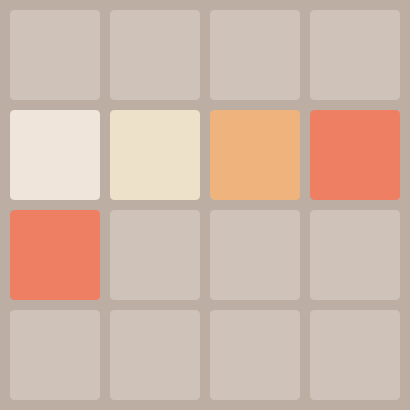
Frame 1 (no input)
Frame 60 (the mouse pressed at the canvas centre just before this capture): identical to frame 1, image omitted
Frame 120 (the mouse held since frame 60 and released just before this capture): identical to frame 1, image omitted

The Processing sketch that drew this single still picture (run headless with seeded random() and noise(); from frame 60 on, the mouse is pressed at the canvas centre):

// Processing sketch: week08_5
// ── week08_5.pde
//week08_5
color [] c = {#CEC2B9,#EFE5DA,#EDE1CA,#EFB37E,#EF7F63,#EF7F63};
color [] c2 = { #776E66,#776E66,#776E66,#FDF8F5,#FDF8F5,#FDF8F5};

int [] N = {0,2,4,8,16,32,64};
int [] [] B = {{0,0,0,0},{1,2,3,4},{5,0,0,0},{0,0,0,0}};
void keyPressed()
{
  if(keyCode==RIGHT)
  {
    for(int i=0;i<4;i++)
    {
      int now = 3;
      for(int j=3;j>=0;j--)
      {
        if(B[i][j]>0)
        {
          B[i][now] = B[i][j];
          if(now<3)
          {
            while(now<3 && B[i][now+1]==B[i][now])
            {
              B[i][now+1]++;
              now++;
            }
          }
          now--;
        }
      }
      for(int j=now ;j>=0;j--)
      {
        B[i][j] = 0;
      }
    }
  }
  genTwo();
}

void genTwo()
{
  int zero = 0;
  for(int i=0;i<4;i++)
  {
    for(int j=0;j<4;j++)
    {
      if(B[i][j]==0)zero++;
    }
  }
  int ans = int(random(zero));
  for(int i=0;i<4;i++)
  {
    for(int j=0;j<4;j++)
    {
      if(B[i][j]==0)zero++;
      {
        if(ans==0)
        {
          B[i][j] = 1;
          return;
        }else ans--;
      }
    }
  }
}

void setup()
{
  size(410,410);
}
void draw()
{
  background(188,174,162);
  {
    for(int i=0;i<4;i++)
    {
      for(int j=0;j<4;j++)
      {
        int id = B[i][j];
        fill(c[id]);
        noStroke();
        rect(j*100+10,i*100+10,90,90,5  );
        textAlign(CENTER,CENTER);
        textSize(60);
        text(N[i],j*100+55,i*100+55);
      }
    }    
  }
}
